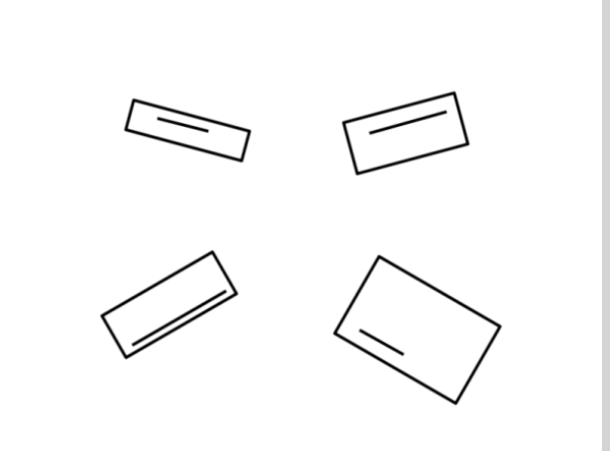
#> input picture Screenshot from 2024-02-22 21-22-06.png, 610 x 451 px
$ python rectangle_alignment.py
#> lines starting #> are read from the running program, lines starting #| are printed output that depends on the picture; after the words box and inside, x2 and y2 are one past the last pixel; in counts of white or black regions, pixels touching at a corner belong together
import cv2
import numpy as np

# Load the image
image = cv2.imread("Screenshot from 2024-02-22 21-22-06.png", cv2.IMREAD_COLOR)
#> image is the input picture: shape (451, 610, 3); mean B, G, R 249.7, 249.6, 249.6
image = image[10:-10, 10:-10]
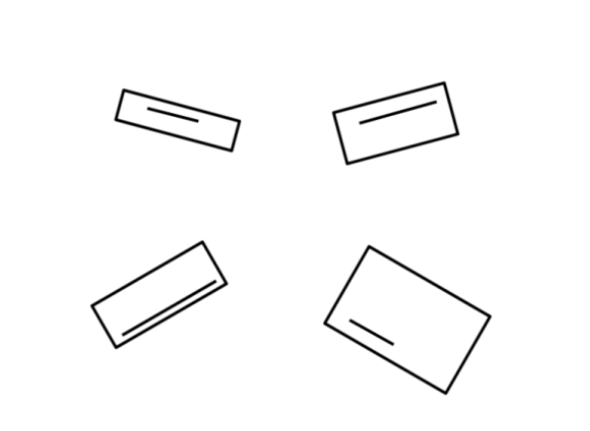
#> image: shape (431, 590, 3); min 0, max 255, mean 249.8

# Convert to grayscale
gray = cv2.cvtColor(image, cv2.COLOR_BGR2GRAY)

# Thresholding
ret, mask = cv2.threshold(gray, 20, 255, cv2.THRESH_BINARY | cv2.THRESH_OTSU)
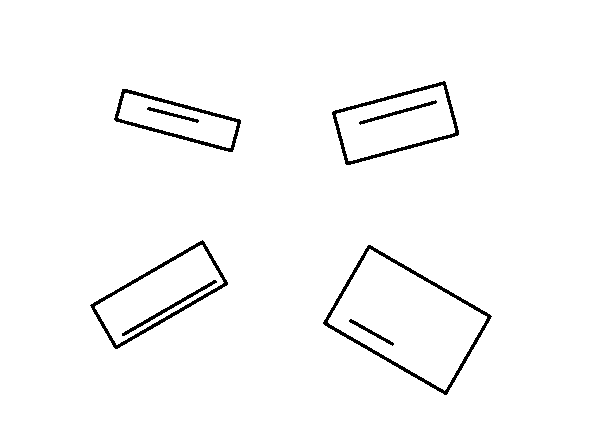
#> mask: shape (431, 590); 97.7% white; 8 black regions
#> ret = 157

# Find contours
contours, _ = cv2.findContours(mask, cv2.RETR_TREE, cv2.CHAIN_APPROX_SIMPLE)
#> contours = 13 contours; largest, box (x1, y1, x2, y2) and area: (0, 0, 590, 431) 253270, (322, 244, 493, 396) 13400, (328, 249, 487, 391) 11438, (89, 239, 229, 350) 6916, (331, 80, 460, 166) 6798

# Draw rectangles around contours and rectify them
for contour in contours:
    # Get the minimum area bounding rectangle
    rect = cv2.minAreaRect(contour)

    # Extract the rectangle from the original image
    box = cv2.boxPoints(rect)
    box = np.int0(box)
    width = int(rect[1][0])
    height = int(rect[1][1])
    src_pts = box.astype("float32")
    dst_pts = np.array([[0, height - 1],
                        [0, 0],
                        [width - 1, 0],
                        [width - 1, height - 1]], dtype="float32")

    # Compute the perspective transformation matrix
    M = cv2.getPerspectiveTransform(src_pts, dst_pts)

    # Apply the perspective transformation to rectify the rectangle
    warped = cv2.warpPerspective(image, M, (width, height))

    # Display the rectified rectangle
    cv2.imshow("Rectified Rectangles", warped)
    cv2.waitKey(0)
#> this loop made 13 passes
#> (rect, width, height, src_pts, dst_pts) on passes 2 to 5: (((406.9, 319.4), (93.93, 145), -59.97), 93, 144, [[446, 396], [320, 323], [367, 242], [493, 315]], [[0, 143], [0, 0], [92, 0], [92, 143]]), (((406.9, 319.4), (85.26, 136.6), -59.97), 85, 136, [[444, 390], [326, 322], [369, 248], [487, 316]], [[0, 135], [0, 0], [84, 0], [84, 135]]), (((371.1, 331.8), (5.15, 51.87), -60.95), 5, 51, [[392, 346], [347, 321], [349, 316], [395, 342]], [[0, 50], [0, 0], [4, 0], [4, 50]]), (((158.7, 294.3), (132.7, 53.41), -30.03), 132, 53, [[114, 350], [87, 304], [202, 237], [229, 284]], [[0, 52], [0, 0], [131, 0], [131, 52]])
#> (contour, rect, width, height, src_pts, dst_pts, M) on pass 1: ([[0, 0], [0, 430], [589, 430], [589, 0]], ((294.5, 215), (430, 589), -90), 430, 589, [[589, 430], [0, 430], [0, 0], [589, 0]], [[0, 588], [0, 0], [429, 0], [429, 588]], [[0, -0.998, 429], [0.998, 0, 0], [0, 0, 1]])
#> pass 1, `warped = cv2.warpPerspective(image, M, (width, height))`:
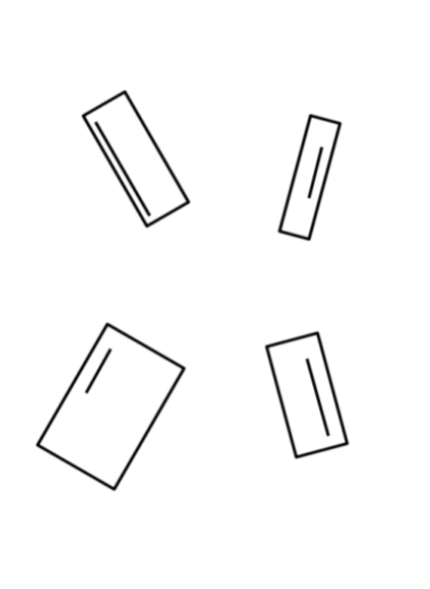
#> warped: shape (589, 430, 3); min 3, max 255, mean 249.8
#> pass 2, `warped = cv2.warpPerspective(image, M, (width, height))`:
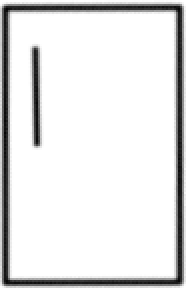
#> warped: shape (144, 93, 3) (shown 2 times larger); min 3, max 255, mean 227.2
#> pass 3, `warped = cv2.warpPerspective(image, M, (width, height))`:
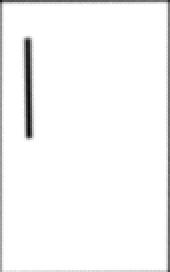
#> warped: shape (136, 85, 3) (shown 2 times larger); min 9, max 255, mean 246.5

cv2.destroyAllWindows()
